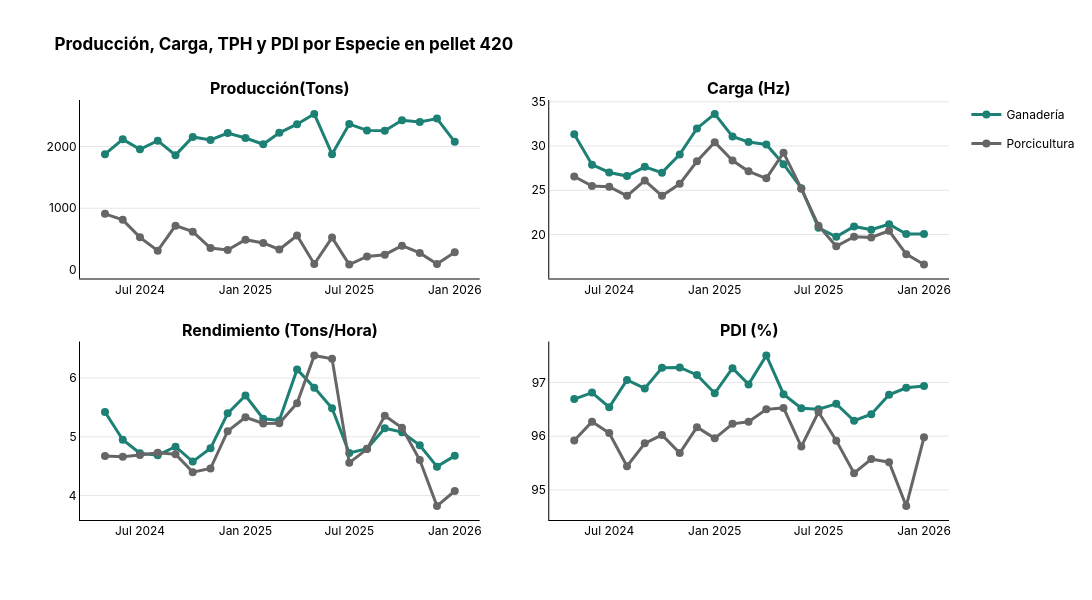

This figure's notebook cell:
### Code cell
f_group_pellet = create_subplot_grid(
    main_title="<b>Producción, Carga, TPH y PDI por Especie en pellet 420 </b>",
    figures = [f_prod_pellet420_especie, f_carga_pellet420_especie, f_tph_pellet420_especie, f_pdi_pellet420_especie],
    rows=2, cols=2,
    titles=["<b>Producción(Tons)</b>", "<b>Carga (Hz)</b>", "<b>Rendimiento (Tons/Hora)</b>", "<b>PDI (%)</b>"],
    height=600,
    width=1200,
    )

f_group_pellet.show()
s3.save_plotly_html(f_group_pellet, "group_especie_pellet420.html")

### Figure 1 — Plotly figure (JSON) as saved in the notebook; plotly's stock layout.template omitted (floating-point values rounded to 4 significant figures)
{"data": [{"hovertemplate": "<b>%{y:.1f}</b><extra></extra>", "legendgroup": "Ganadería", "line": {"color": "#1C8074", "shape": "linear", "width": 3}, "marker": {"color": "#1C8074", "size": 8}, "mode": "lines+markers", "name": "Ganadería", "type": "scatter", "x": ["2024-05", "2024-06", "2024-07", "2024-08", "2024-09", "2024-10", "2024-11", "2024-12", "2025-01", "2025-02", "2025-03", "2025-04", "2025-05", "2025-06", "2025-07", "2025-08", "2025-09", "2025-10", "2025-11", "2025-12", "2026-01"], "xaxis": "x", "y": [1876.0, 2116.0, 1956.0, 2095.0, 1860.0, 2155.0, 2105.0, 2217.0, 2138.0, 2036.0, 2221.0, 2362.0, 2528.0, 1875.0, 2365.0, 2261.0, 2254.0, 2425.0, 2397.0, 2452.0, 2076.0], "yaxis": "y"}, {"hovertemplate": "<b>%{y:.1f}</b><extra></extra>", "legendgroup": "Porcicultura", "line": {"color": "#666666", "shape": "linear", "width": 3}, "marker": {"color": "#666666", "size": 8}, "mode": "lines+markers", "name": "Porcicultura", "type": "scatter", "x": ["2024-05", "2024-06", "2024-07", "2024-08", "2024-09", "2024-10", "2024-11", "2024-12", "2025-01", "2025-02", "2025-03", "2025-04", "2025-05", "2025-06", "2025-07", "2025-08", "2025-09", "2025-10", "2025-11", "2025-12", "2026-01"], "xaxis": "x", "y": [909, 812.3, 528.7, 312, 718, 621, 355, 324, 491, 438, 332, 558, 96, 524.4, 87.6, 219, 248, 394, 276, 96, 288], "yaxis": "y"}, {"hovertemplate": "<b>%{y:.1f}</b><extra></extra>", "legendgroup": "Ganadería", "line": {"color": "#1C8074", "shape": "linear", "width": 3}, "marker": {"color": "#1C8074", "size": 8}, "mode": "lines+markers", "name": "Ganadería", "showlegend": false, "type": "scatter", "x": ["2024-05", "2024-06", "2024-07", "2024-08", "2024-09", "2024-10", "2024-11", "2024-12", "2025-01", "2025-02", "2025-03", "2025-04", "2025-05", "2025-06", "2025-07", "2025-08", "2025-09", "2025-10", "2025-11", "2025-12", "2026-01"], "xaxis": "x2", "y": [31.34, 27.89, 27.01, 26.6, 27.65, 26.99, 29.06, 31.99, 33.63, 31.08, 30.45, 30.18, 27.95, 25.24, 20.75, 19.74, 20.91, 20.53, 21.16, 20.06, 20.05], "yaxis": "y2"}, {"hovertemplate": "<b>%{y:.1f}</b><extra></extra>", "legendgroup": "Porcicultura", "line": {"color": "#666666", "shape": "linear", "width": 3}, "marker": {"color": "#666666", "size": 8}, "mode": "lines+markers", "name": "Porcicultura", "showlegend": false, "type": "scatter", "x": ["2024-05", "2024-06", "2024-07", "2024-08", "2024-09", "2024-10", "2024-11", "2024-12", "2025-01", "2025-02", "2025-03", "2025-04", "2025-05", "2025-06", "2025-07", "2025-08", "2025-09", "2025-10", "2025-11", "2025-12", "2026-01"], "xaxis": "x2", "y": [26.56, 25.47, 25.4, 24.37, 26.1, 24.37, 25.73, 28.27, 30.42, 28.36, 27.14, 26.35, 29.25, 25.18, 21, 18.67, 19.75, 19.67, 20.42, 17.78, 16.6], "yaxis": "y2"}, {"hovertemplate": "<b>%{y:.1f}</b><extra></extra>", "legendgroup": "Ganadería", "line": {"color": "#1C8074", "shape": "linear", "width": 3}, "marker": {"color": "#1C8074", "size": 8}, "mode": "lines+markers", "name": "Ganadería", "showlegend": false, "type": "scatter", "x": ["2024-05", "2024-06", "2024-07", "2024-08", "2024-09", "2024-10", "2024-11", "2024-12", "2025-01", "2025-02", "2025-03", "2025-04", "2025-05", "2025-06", "2025-07", "2025-08", "2025-09", "2025-10", "2025-11", "2025-12", "2026-01"], "xaxis": "x3", "y": [5.422, 4.951, 4.72, 4.687, 4.831, 4.578, 4.804, 5.399, 5.703, 5.307, 5.278, 6.147, 5.837, 5.486, 4.724, 4.797, 5.147, 5.079, 4.854, 4.492, 4.675], "yaxis": "y3"}, {"hovertemplate": "<b>%{y:.1f}</b><extra></extra>", "legendgroup": "Porcicultura", "line": {"color": "#666666", "shape": "linear", "width": 3}, "marker": {"color": "#666666", "size": 8}, "mode": "lines+markers", "name": "Porcicultura", "showlegend": false, "type": "scatter", "x": ["2024-05", "2024-06", "2024-07", "2024-08", "2024-09", "2024-10", "2024-11", "2024-12", "2025-01", "2025-02", "2025-03", "2025-04", "2025-05", "2025-06", "2025-07", "2025-08", "2025-09", "2025-10", "2025-11", "2025-12", "2026-01"], "xaxis": "x3", "y": [4.675, 4.659, 4.691, 4.728, 4.703, 4.398, 4.46, 5.096, 5.333, 5.226, 5.23, 5.572, 6.385, 6.326, 4.556, 4.791, 5.36, 5.153, 4.604, 3.821, 4.078], "yaxis": "y3"}, {"hovertemplate": "<b>%{y:.1f}</b><extra></extra>", "legendgroup": "Ganadería", "line": {"color": "#1C8074", "shape": "linear", "width": 3}, "marker": {"color": "#1C8074", "size": 8}, "mode": "lines+markers", "name": "Ganadería", "showlegend": false, "type": "scatter", "x": ["2024-05", "2024-06", "2024-07", "2024-08", "2024-09", "2024-10", "2024-11", "2024-12", "2025-01", "2025-02", "2025-03", "2025-04", "2025-05", "2025-06", "2025-07", "2025-08", "2025-09", "2025-10", "2025-11", "2025-12", "2026-01"], "xaxis": "x4", "y": [96.69, 96.81, 96.54, 97.05, 96.89, 97.27, 97.28, 97.14, 96.8, 97.27, 96.96, 97.5, 96.78, 96.52, 96.5, 96.6, 96.29, 96.41, 96.77, 96.9, 96.93], "yaxis": "y4"}, {"hovertemplate": "<b>%{y:.1f}</b><extra></extra>", "legendgroup": "Porcicultura", "line": {"color": "#666666", "shape": "linear", "width": 3}, "marker": {"color": "#666666", "size": 8}, "mode": "lines+markers", "name": "Porcicultura", "showlegend": false, "type": "scatter", "x": ["2024-05", "2024-06", "2024-07", "2024-08", "2024-09", "2024-10", "2024-11", "2024-12", "2025-01", "2025-02", "2025-03", "2025-04", "2025-05", "2025-06", "2025-07", "2025-08", "2025-09", "2025-10", "2025-11", "2025-12", "2026-01"], "xaxis": "x4", "y": [95.92, 96.27, 96.06, 95.44, 95.87, 96.02, 95.68, 96.17, 95.96, 96.23, 96.27, 96.5, 96.53, 95.81, 96.45, 95.92, 95.31, 95.57, 95.52, 94.7, 95.98], "yaxis": "y4"}], "layout": {"annotations": [{"font": {"size": 16}, "showarrow": false, "text": "<b>Producción(Tons)</b>", "x": 0.23, "xanchor": "center", "xref": "paper", "y": 1, "yanchor": "bottom", "yref": "paper"}, {"font": {"size": 16}, "showarrow": false, "text": "<b>Carga (Hz)</b>", "x": 0.77, "xanchor": "center", "xref": "paper", "y": 1, "yanchor": "bottom", "yref": "paper"}, {"font": {"size": 16}, "showarrow": false, "text": "<b>Rendimiento (Tons/Hora)</b>", "x": 0.23, "xanchor": "center", "xref": "paper", "y": 0.425, "yanchor": "bottom", "yref": "paper"}, {"font": {"size": 16}, "showarrow": false, "text": "<b>PDI (%)</b>", "x": 0.77, "xanchor": "center", "xref": "paper", "y": 0.425, "yanchor": "bottom", "yref": "paper"}], "font": {"color": "black", "family": "Inter, Arial, sans-serif"}, "height": 600, "legend": {"orientation": "v", "x": 1.02, "xanchor": "left", "y": 1, "yanchor": "top"}, "paper_bgcolor": "rgba(0,0,0,0)", "plot_bgcolor": "rgba(0,0,0,0)", "showlegend": true, "title": {"text": "<b><b>Producción, Carga, TPH y PDI por Especie en pellet 420 </b></b>"}, "width": 1200, "xaxis": {"anchor": "y", "domain": [0, 0.46], "linecolor": "black", "showgrid": false, "showline": true}, "xaxis2": {"anchor": "y2", "domain": [0.54, 1], "linecolor": "black", "showgrid": false, "showline": true}, "xaxis3": {"anchor": "y3", "domain": [0, 0.46], "linecolor": "black", "showgrid": false, "showline": true}, "xaxis4": {"anchor": "y4", "domain": [0.54, 1], "linecolor": "black", "showgrid": false, "showline": true}, "yaxis": {"anchor": "x", "domain": [0.575, 1], "gridcolor": "rgba(0,0,0,0.1)", "linecolor": "black", "showgrid": true, "showline": true}, "yaxis2": {"anchor": "x2", "domain": [0.575, 1], "gridcolor": "rgba(0,0,0,0.1)", "linecolor": "black", "showgrid": true, "showline": true}, "yaxis3": {"anchor": "x3", "domain": [0, 0.425], "gridcolor": "rgba(0,0,0,0.1)", "linecolor": "black", "showgrid": true, "showline": true}, "yaxis4": {"anchor": "x4", "domain": [0, 0.425], "gridcolor": "rgba(0,0,0,0.1)", "linecolor": "black", "showgrid": true, "showline": true}}}
